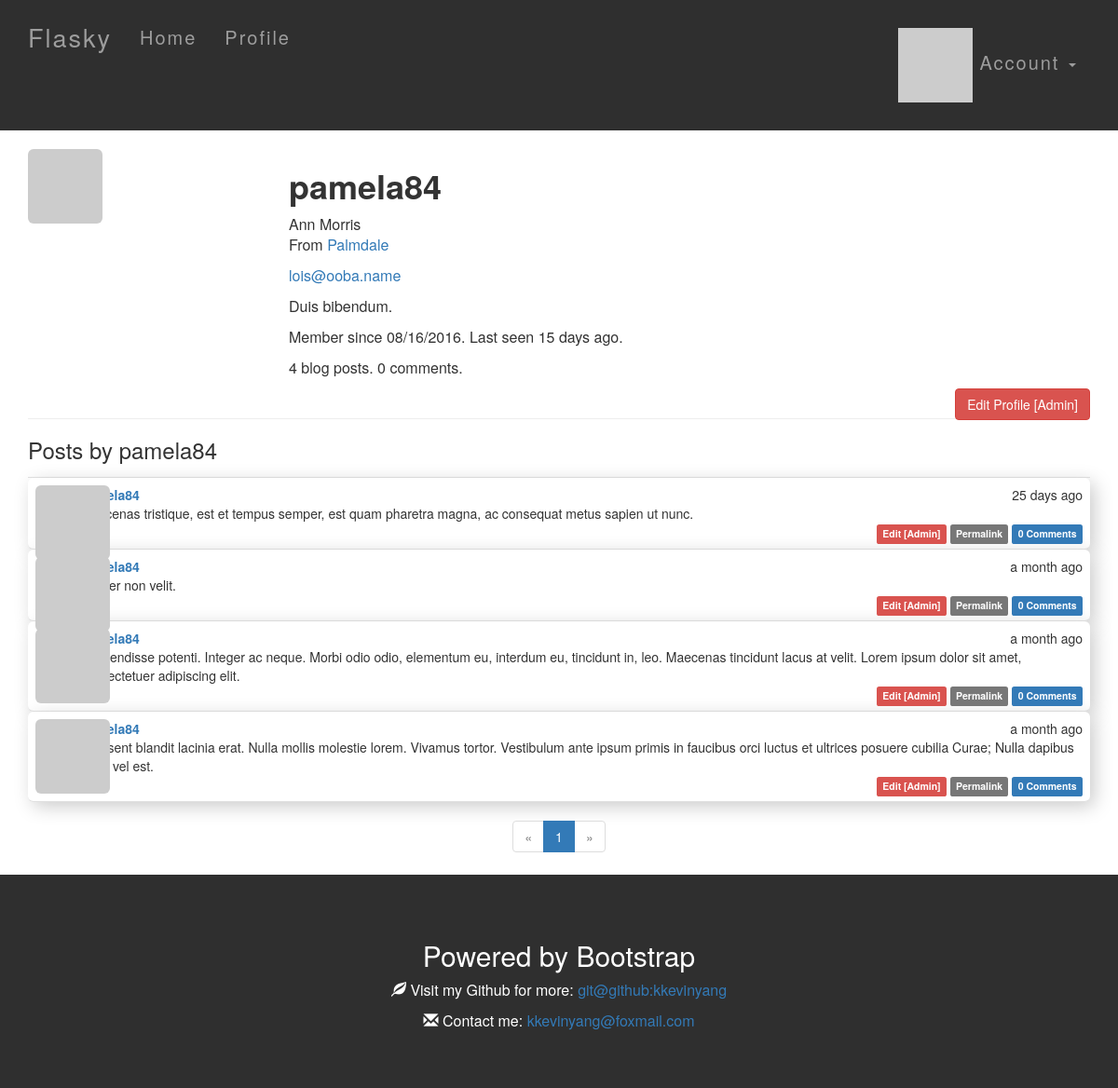
The page /user/pamela84 (signed in) on the database its author committed.
### app/models.py (models this page shows, shortened)
class User(UserMixin,db.Model):
    __tablename__ = 'users'
    sqlite_autoincrement = True
    id = db.Column(db.Integer, primary_key=True)
    email = db.Column(db.String(64), unique=True, index=True)
    username = db.Column(db.String(64), unique=True, index=True)
    role_id = db.Column(db.Integer, db.ForeignKey('roles.id'))
    password_hash = db.Column(db.String(128))
    confirmed = db.Column(db.Boolean, default=False)
    name = db.Column(db.String(64))
    location = db.Column(db.String(64))
    about_me = db.Column(db.Text())
    member_since = db.Column(db.DateTime(), default=datetime.utcnow)
    last_seen = db.Column(db.DateTime(), default=datetime.utcnow)
    avatar_hash = db.Column(db.String(32))
    posts = db.relationship('Post', backref='author', lazy='dynamic')  # posts和comments都需要关联author才行，所以两个都有
    comments = db.relationship('Comment', backref='author', lazy='dynamic')
    @property
    def password(self):  # 若尝试读取password的值会返回属性错误，因为生成了散列值后不能还原
        raise AttributeError('password is not a readable attribute')
    def can(self, permissions):
        return self.role is not None and \
               (self.role.permissions & permissions) == permissions
    def is_administrator(self):
        return self.can(Permission.ADMINISTER)
    def ping(self):
        self.last_seen = datetime.utcnow()
        db.session.add(self)
    def gravatar(self, size=100, default='identicon', rating='g'):
        if request.is_secure:
            url = 'https://secure.gravatar.com/avatar'
        else:
            url = 'http://cn.gravatar.com/avatar'
        hash = self.avatar_hash or hashlib.md5(self.email.encode('utf-8')).hexdigest()
        return '{url}/{hash}?s={size}&d={default}&r={rating}'.format(
            url=url, hash=hash, size=size, default=default, rating=rating)

class Post(db.Model):
    __tablename__ = 'posts'
    id = db.Column(db.Integer, primary_key=True)
    body = db.Column(db.Text)
    timestamp = db.Column(db.DateTime, index=True, default=datetime.utcnow)  # 有默认值
    author_id = db.Column(db.Integer, db.ForeignKey('users.id'))
    body_html = db.Column(db.Text)
    comments = db.relationship('Comment', backref='post', lazy='dynamic')

### app/main/views.py (the view)
@main.route('/user/<username>')
def user(username):
    user = User.query.filter_by(username=username).first_or_404()  # 非常简洁的写法
    page = request.args.get('page', 1, type=int)
    pagination = user.posts.order_by(Post.timestamp.desc()).paginate(
        page, per_page=7,
        error_out=False)
    posts = pagination.items
    return render_template('user.html', user=user, posts=posts,
                           pagination=pagination)

### app/auth/views.py (called while the page is built)
@auth.before_app_request
def before_request():
    if current_user.is_authenticated:
        current_user.ping()
        if not current_user.confirmed \
                and request.endpoint[:5] != 'auth.' \
                and request.endpoint != 'static':
            return redirect(url_for('auth.unconfirmed'))

### app/main/__init__.py (called while the page is built)
@main.app_context_processor  # 把permission类加入模板
def inject_permissions():
    return dict(Permission=Permission)

### app/models.py (called while the page is built)
@login_manager.user_loader  # 此乃回调函数，用来加载用户，不然就会提示User没有登陆激活了（'User' object has no attribute 'is_active'）
def load_user(user_id):
    return User.query.get(int(user_id))

### app/templates/user.html (shortened to what this page needs)
{% extends "base.html" %}
{% import "_macros.html" as macros %}
{% block post_content %}
<div class="page-header">
    <img class="img-rounded profile-thumbnail" src="{{ user.gravatar(size=256) }}">
    <div class="profile-header">
        <h1>{{ user.username }}</h1>
        {% if user.name or user.location %}
        <p>
            {% if user.name %}{{ user.name }}<br>{% endif %}
            {% if user.location %}
                From <a href="http://maps.google.com/?q={{ user.location }}">{{ user.location }}</a><br>
            {% endif %}
        </p>
        {% endif %}
        {% if current_user.is_administrator() %}
         <p><a href="mailto:{{ user.email }}">{{ user.email }}</a></p>
        {% endif %}
        {% if user.about_me %}<p>{{ user.about_me }}</p>{% endif %}
        <p>Member since {{ moment(user.member_since).format('L') }}. Last seen {{ moment(user.last_seen).fromNow() }}.</p>
        <p>{{ user.posts.count() }} blog posts. {{ user.comments.count() }} comments.</p>
        <p>
            {% if current_user.is_administrator() %}
            <a class="btn btn-danger" href="{{ url_for('.edit_profile_admin', id=user.id) }}">Edit Profile [Admin]</a>
            {% endif %}
        </p>
    </div>
</div>
<h3>Posts by {{ user.username }}</h3>
{% include '_posts.html' %}
{% if pagination %}
<div class="pagination">
    {{ macros.pagination_widget(pagination, '.user', username=user.username) }}
</div>
{% endif %}
{% endblock %}

### app/templates/_posts.html
<ul class="posts">
    {% for post in posts %}
    <li class="post shadow frame">
        <div class="post-thumbnail">
            <a href="{{ url_for('.user', username=post.author.username) }}">
                <img class="img-rounded profile-thumbnail" src="{{ post.author.gravatar(size=40) }}">
            </a>
        </div>
        <div class="post-content">
            <div class="post-date">{{ moment(post.timestamp).fromNow() }}</div>
            <div class="post-author"><a href="{{ url_for('.user', username=post.author.username) }}">{{ post.author.username }}</a></div>
            <div class="post-body">
                {% if post.body_html %}
                    {{ post.body_html | safe }}
                {% else %}
                    {{ post.body }}
                {% endif %}
            </div>
            <div class="post-footer">
                 {% if current_user == post.author %}
                <a href="{{ url_for('.edit', id=post.id) }}">
                    <span class="label label-primary">Edit</span>
                </a>
                {% elif current_user.is_administrator() %}
                <a href="{{ url_for('.edit', id=post.id) }}">
                    <span class="label label-danger">Edit [Admin]</span>
                </a>
                {% endif %}
                <a href="{{ url_for('.post', id=post.id) }}">
                    <span class="label label-default">Permalink</span>
                </a>
                 <a href="{{ url_for('.post', id=post.id) }}#comments">
                    <span class="label label-primary">{{ post.comments.count() }} Comments</span>
                </a>
            </div>
        </div>
    </li>
    {% endfor %}
</ul>

### app/static/styles.css (style rules this page uses)
.btn { float: right; }
.shadow { box-shadow: 5px 5px 20px #CCC; }
.frame { border-radius: 6px; }
.page-header { padding-top: 20px; margin: 0 0 20px; }
.profile-thumbnail { position: absolute; }
.profile-header { min-height: 260px; margin-left: 280px; }
ul.posts { list-style-type: none; padding: 0px; margin: 16px 0px 0px 0px; border-top: 1px solid #e0e0e0; }
ul.posts li.post { padding: 8px; border-bottom: 1px solid #e0e0e0; }
div.post-date { float: right; }
div.post-author { font-weight: bold; }
div.post-thumbnail { position: absolute; }
div.post-content { margin-left: 48px; min-height: 48px; }
div.post-footer { text-align: right; }
div.pagination { width: 100%; text-align: center; padding: 0px; margin: 0px; }

### app/static/typography.css (style rules this page uses)
h1,h2,h3,h4,h5 { font-weight: bold; }
p { font-size: 16px; }
.post-body h1,h2,h3,h4,h5 { font-weight: normal; }
div.post-footer { text-align: right; }

### app/static/color.css (style rules this page uses)
.frame { background-color: #FFF; }

### rows shown on the page
User: username "pamela84", name "Ann Morris", location "Palmdale", email "lois@ooba.name", about_me "Duis bibendum.", member_since "08/16/2016", last_seen "15 days ago"
Post: timestamp "25 days ago", body "Maecenas tristique, est et tempus semper, est quam pharetra magna, ac consequat metus sapien ut nunc.", comments.count "0"
Post: timestamp "a month ago", body "Integer non velit.", comments.count "0"
Post: timestamp "a month ago", body "Suspendisse potenti. Integer ac neque. Morbi odio odio, elementum eu, interdum eu, tincidunt in, leo. Maecenas tincidunt lacus at velit. Lorem ipsum dolor sit amet, consectetuer adipiscing elit.", comments.count "0"
Post: timestamp "a month ago", body "Praesent blandit lacinia erat. Nulla mollis molestie lorem. Vivamus tortor. Vestibulum ante ipsum primis in faucibus orci luctus et ultrices posuere cubilia Curae; Nulla dapibus dolor vel est.", comments.count "0"

### other values the page prints
{{ user.posts.count() }} "4"
{{ user.comments.count() }} "0"
{{ p }} "1"
